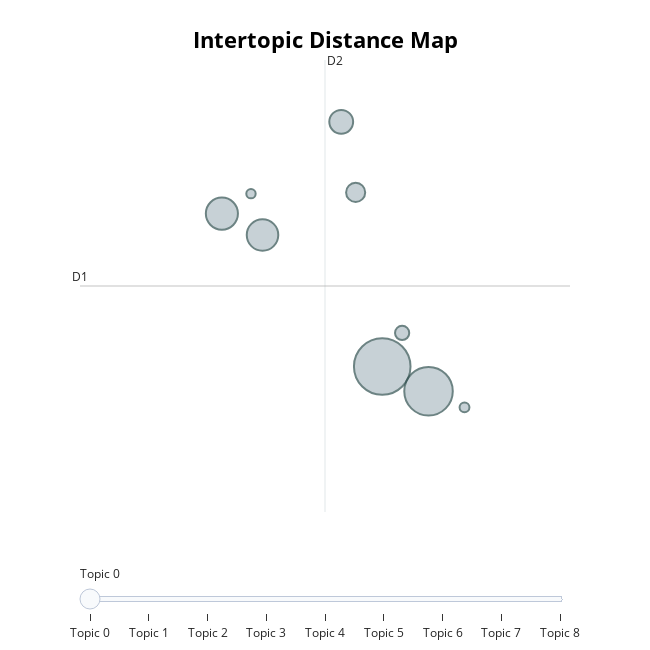

Here is the notebook cell this chart was saved with:
### Code cell
topic_model.visualize_topics()

### Figure 1 — Plotly figure (JSON) as saved in the notebook; plotly's stock layout.template omitted (floating-point values rounded to 4 significant figures)
{"data": [{"customdata": [[0, "water | urban | use | distribution | area", 1707], [1, "migrants | migration | urban | social | rural", 1255], [2, "dynamic | disease | dynamics | epidemic | covid19", 550], [3, "species | seasonal | dynamics | growth | abundance", 530], [4, "algorithm | optimization | dynamic | algorithms | proposed", 303], [5, "stars | stellar | mass | planets | formation", 195], [6, "crime | ambient | street | theft | crimes", 108], [7, "mobile | archaeological | early | late | site", 52], [8, "wastewater | normalization | sarscov2 | treatment | samples", 47]], "hovertemplate": "<b>Topic %{customdata[0]}</b><br>%{customdata[1]}<br>Size: %{customdata[2]}", "legendgroup": "", "marker": {"color": "#B0BEC5", "line": {"color": "DarkSlateGrey", "width": 2}, "size": [1707, 1255, 550, 530, 303, 195, 108, 52, 47], "sizemode": "area", "sizeref": 1.067, "symbol": "circle"}, "mode": "markers", "name": "", "orientation": "v", "showlegend": false, "type": "scatter", "x": [-10.42, -9.805, -12.54, -12.01, -10.96, -10.77, -10.15, -9.328, -12.16], "xaxis": "x", "y": [-11.27, -11.69, -8.647, -9.013, -7.072, -8.282, -10.69, -11.97, -8.305], "yaxis": "y"}], "layout": {"annotations": [{"showarrow": false, "text": "D1", "x": -14.43, "y": -9.889, "yshift": 10}, {"showarrow": false, "text": "D2", "x": -11.18, "xshift": 10, "y": -6.011}], "height": 650, "hoverlabel": {"bgcolor": "white", "font": {"family": "Rockwell", "size": 16}}, "legend": {"itemsizing": "constant", "tracegroupgap": 0}, "margin": {"t": 60}, "shapes": [{"line": {"color": "#CFD8DC", "width": 2}, "type": "line", "x0": -11.18, "x1": -11.18, "y0": -13.77, "y1": -6.011}, {"line": {"color": "#9E9E9E", "width": 2}, "type": "line", "x0": -14.43, "x1": -7.928, "y0": -9.889, "y1": -9.889}], "sliders": [{"active": 0, "pad": {"t": 50}, "steps": [{"args": [{"marker.color": [["red", "#B0BEC5", "#B0BEC5", "#B0BEC5", "#B0BEC5", "#B0BEC5", "#B0BEC5", "#B0BEC5", "#B0BEC5"]]}], "label": "Topic 0", "method": "update"}, {"args": [{"marker.color": [["#B0BEC5", "red", "#B0BEC5", "#B0BEC5", "#B0BEC5", "#B0BEC5", "#B0BEC5", "#B0BEC5", "#B0BEC5"]]}], "label": "Topic 1", "method": "update"}, {"args": [{"marker.color": [["#B0BEC5", "#B0BEC5", "red", "#B0BEC5", "#B0BEC5", "#B0BEC5", "#B0BEC5", "#B0BEC5", "#B0BEC5"]]}], "label": "Topic 2", "method": "update"}, {"args": [{"marker.color": [["#B0BEC5", "#B0BEC5", "#B0BEC5", "red", "#B0BEC5", "#B0BEC5", "#B0BEC5", "#B0BEC5", "#B0BEC5"]]}], "label": "Topic 3", "method": "update"}, {"args": [{"marker.color": [["#B0BEC5", "#B0BEC5", "#B0BEC5", "#B0BEC5", "red", "#B0BEC5", "#B0BEC5", "#B0BEC5", "#B0BEC5"]]}], "label": "Topic 4", "method": "update"}, {"args": [{"marker.color": [["#B0BEC5", "#B0BEC5", "#B0BEC5", "#B0BEC5", "#B0BEC5", "red", "#B0BEC5", "#B0BEC5", "#B0BEC5"]]}], "label": "Topic 5", "method": "update"}, {"args": [{"marker.color": [["#B0BEC5", "#B0BEC5", "#B0BEC5", "#B0BEC5", "#B0BEC5", "#B0BEC5", "red", "#B0BEC5", "#B0BEC5"]]}], "label": "Topic 6", "method": "update"}, {"args": [{"marker.color": [["#B0BEC5", "#B0BEC5", "#B0BEC5", "#B0BEC5", "#B0BEC5", "#B0BEC5", "#B0BEC5", "red", "#B0BEC5"]]}], "label": "Topic 7", "method": "update"}, {"args": [{"marker.color": [["#B0BEC5", "#B0BEC5", "#B0BEC5", "#B0BEC5", "#B0BEC5", "#B0BEC5", "#B0BEC5", "#B0BEC5", "red"]]}], "label": "Topic 8", "method": "update"}]}], "title": {"font": {"color": "Black", "size": 22}, "text": "<b>Intertopic Distance Map</b>", "x": 0.5, "xanchor": "center", "y": 0.95, "yanchor": "top"}, "width": 650, "xaxis": {"anchor": "y", "domain": [0, 1], "range": [-14.43, -7.928], "title": {"text": ""}, "visible": false}, "yaxis": {"anchor": "x", "domain": [0, 1], "range": [-13.77, -6.011], "title": {"text": ""}, "visible": false}}}
